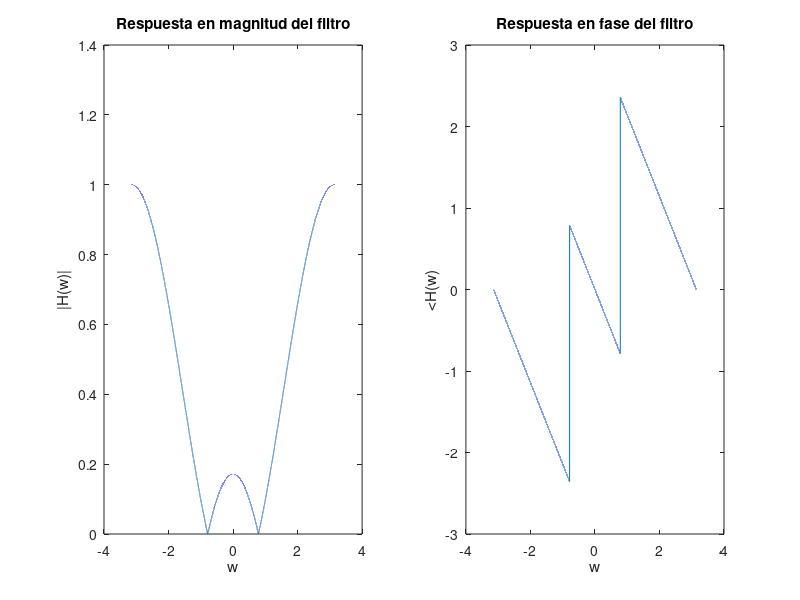
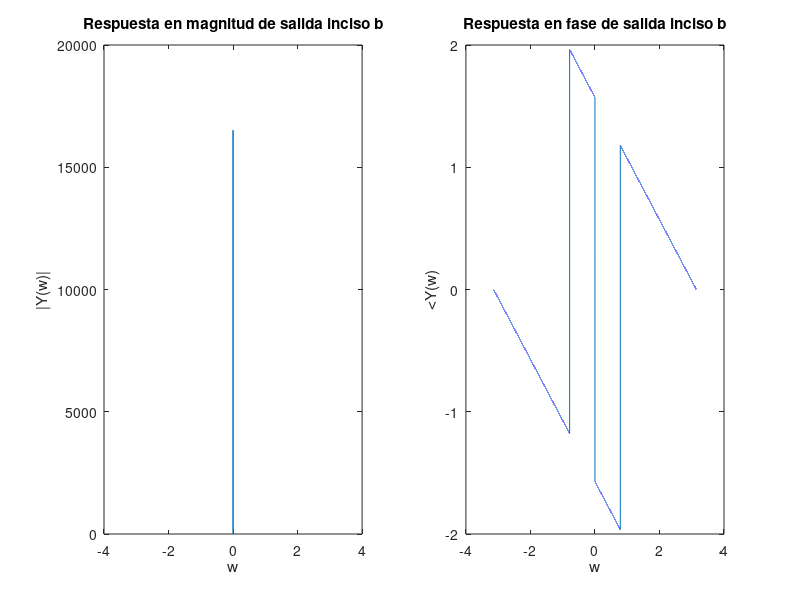

Write MATLAB code to recreate these figures, in order.
% Ejercicio 2
% Filtro ranura de sólo ceros (FIR).

w = -pi:0.0001:pi; % Frecuencia.

b0 = 1./(2+sqrt(2)); % Ganancia.
w0 = pi/4; % Frecuencia de los ceros conjugados.

% Funcion |H(w)|.
V1 = 2-2.*cos(w-w0);
V2 = 2-2.*cos(w+w0);
H = abs(b0).*sqrt(V1.*V2);

% Funcion <H(w).
A = sin(w-w0);
B = 1-cos(w-w0);
C = sin(w+w0);
D = 1-cos(w+w0);
PH = atan(A./B)+atan(C./D);

% Salida inciso a.
%Xa =
%PXa =
%Ya =
%PYa =

% Salida inciso b.
Xb = (sqrt(2)./2).*(1 ./sqrt(2-2 .*cos(w)));
PXb = -atan(sin(w)./(1-cos(w)));
Yb = H.*Xb;
PYb = PH+PXb;

% Graficas de H(w).
figure;
subplot(1,2,1);
plot(w, H);
title('Respuesta en magnitud del filtro')
xlabel('w');
ylabel('|H(w)|');
subplot(1,2,2);
plot(w, PH);
title('Respuesta en fase del filtro')
xlabel('w');
ylabel('<H(w)');

%  Graficas de salida inciso b.
figure;
subplot(1,2,1);
plot(w, Yb);
title('Respuesta en magnitud de salida inciso b')
xlabel('w');
ylabel('|Y(w)|');
subplot(1,2,2);
plot(w, PYb);
title('Respuesta en fase de salida inciso b')
xlabel('w');
ylabel('<Y(w)');
